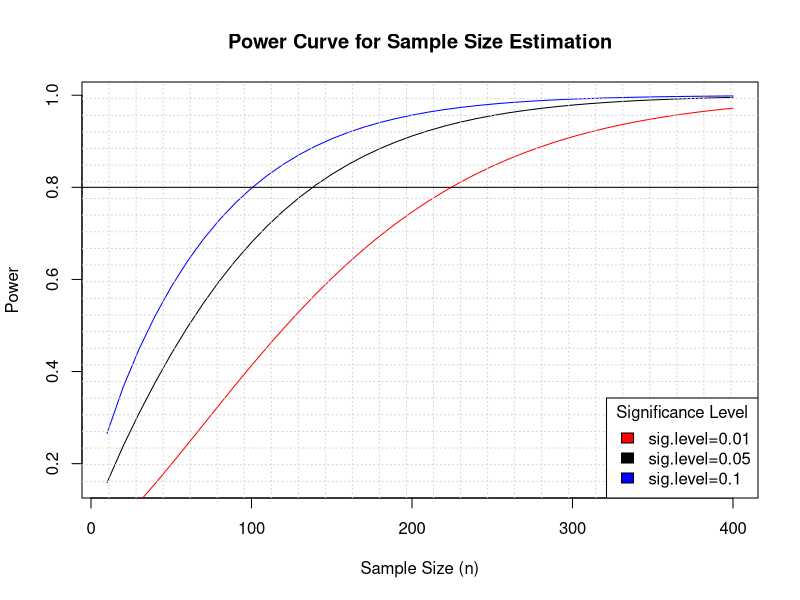

Here is the R script that generated this plot:
# Set the effect size and range of n's to consider in your plot
library(pwr)
effect.size <- 0.3
n <- seq(10,400,10)
# Change these to reflect the TYPE OF STATISTICAL TEST you are doing:
pwr.05 <- pwr.t.test(d=effect.size,n=n,sig.level=.05,type="two.sample",alternative="greater")
pwr.01 <- pwr.t.test(d=effect.size,n=n,sig.level=.01,type="two.sample",alternative="greater")
pwr.1 <- pwr.t.test(d=effect.size,n=n,sig.level=.1,type="two.sample",alternative="greater")
# Now Plot the Power Curve
plot(pwr.05$n,pwr.05$power,type="l",xlab="Sample Size (n)",ylab="Power",col="black")
lines(pwr.1$n,pwr.1$power,type="l",xlab="Sample Size(n)",ylab="Power",col="blue")
lines(pwr.01$n,pwr.01$power,type="l",xlab="Sample Size(n)",ylab="Power",col="red")
abline(h=0.8)
grid(nx=25,ny=25)
title("Power Curve for Sample Size Estimation")
legend("bottomright", title="Significance Level",c("sig.level=0.01","sig.level=0.05","sig.level=0.1"),
fill=c("red","black","blue"))
